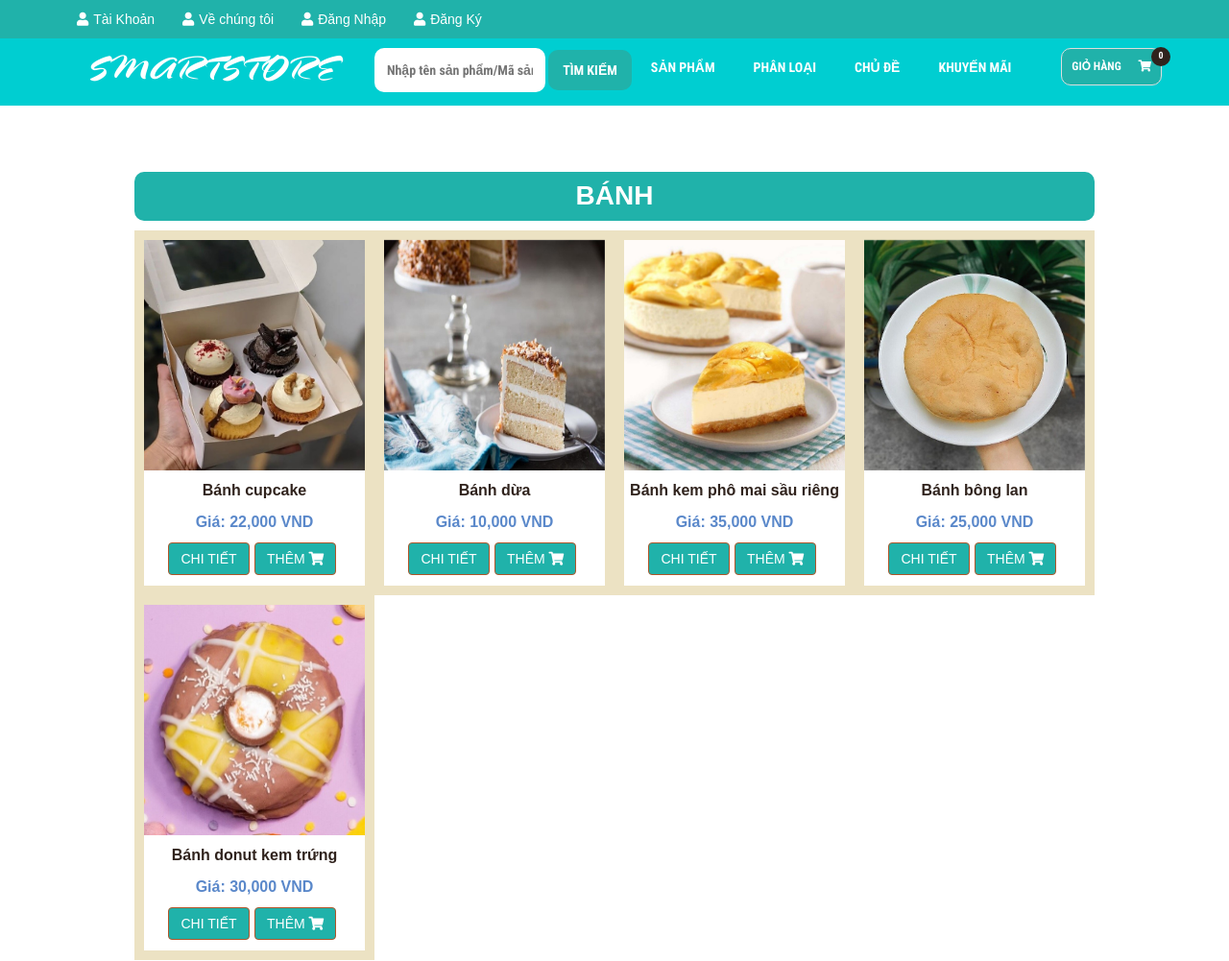
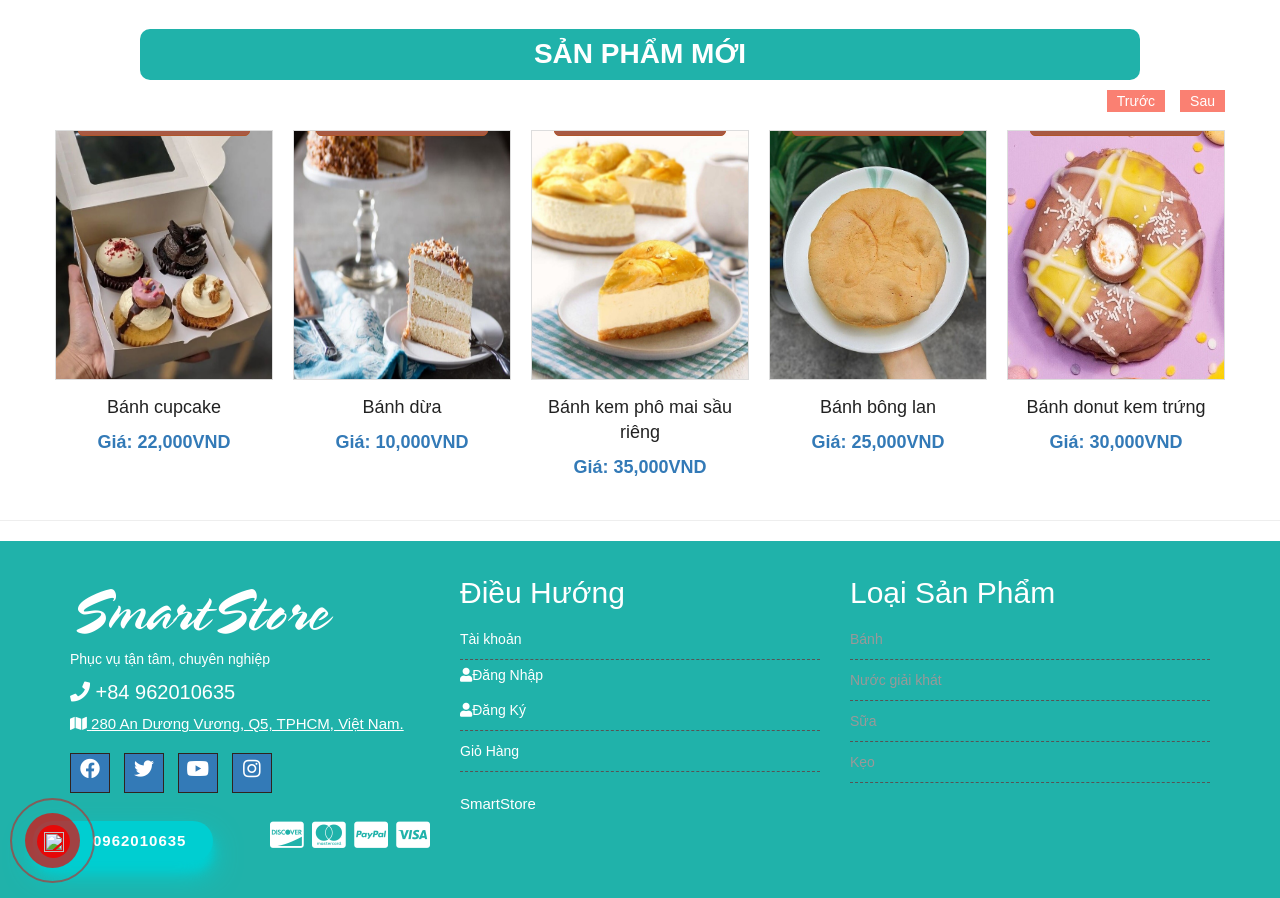
The app's page /index.php?mod=category&act=resultcategory&id=1 with its own data (2 pictures, top to bottom).
### tables this page shows
CREATE TABLE `categories` (
  `CategoryID` int(11) NOT NULL,
  `CategoryName` varchar(255) NOT NULL,
  `Position` int(11) DEFAULT 0
);

CREATE TABLE `products` (
  `ProductID` int(11) NOT NULL,
  `ManufacturerID` int(11) NOT NULL,
  `CategoryID` int(11) NOT NULL,
  `ProductName` varchar(255) NOT NULL,
  `ImageUrl` varchar(255) NOT NULL,
  `Price` int(11) NOT NULL DEFAULT 0,
  `Quantity` int(11) NOT NULL DEFAULT 0,
  `Description` varchar(1000) NOT NULL,
  `Body` text NOT NULL
);

### Controller/Category/Resultcategory.php (called while the page is built)
<?php
	include_once("Model/Category.php");
	include_once("Model/Products.php");
	$cate = new Category();
	$pro = new Products();
	$id = $_GET['id'];
	$result = $pro->getProductsByCateID($id);
	$cateName= $cate->getCateName($id);
	include_once("View/Category/Resultcategory.php");
?>

### Model/Category.php (called while the page is built, shortened)
<?php
	include_once("Model/DataProvider.php");
	class Category{
		private $da;
		function __construct(){
			$this->da=new DataProvider();
		}
		function getCategory(){
			$sql= "Select * from categories";
			return $this->da->FetchAll($sql);
		}
		function getCateName($cateID){
			$sql = "SELECT CategoryName FROM categories WHERE CategoryID=$cateID";
			return $this->da->Fetch($sql);
		}
	}
?>

### Model/DataProvider.php (called while the page is built, shortened)
<?php
	class DataProvider{
		private $link;
		function __construct()
		{
			$this->link=mysqli_connect("localhost","root","","webdack");
		}
		function ExecuteQuery($sql)
		{
			mysqli_query($this->link,"set names utf8");
			return mysqli_query($this->link, $sql);
		}
		function Fetch($sql){
			$rs = $this->ExecuteQuery($sql);
			return mysqli_fetch_assoc($rs);
		}
		function FetchAll($sql){
			$arr=array();
			$r = $this->ExecuteQuery($sql);
			while($row = mysqli_fetch_assoc($r)){
				$arr[]=$row;
			}
			return $arr;
		}
	}
?>

### Model/Products.php (called while the page is built, shortened)
<?php
	include_once("DataProvider.php");
	class Products{
		private $da;
		function __construct(){
			$this->da = new DataProvider();
		}
		function getProductsByCateID($cateID){
			$sql = "SELECT * FROM products WHERE CategoryID=$cateID";
			return $this->da->FetchAll($sql);
		}
		function getProducts1(){
			$sql="Select * from products";
			return $this->da->FetchAll($sql);
		}
	}
?>

### Controller/Products/New.php (called while the page is built)
<?php
	include_once ("Model/Products.php");
	$pro = new Products();
	$rs = $pro->getProducts1();
	include_once ("View/Products/New.php");
?>

### Controller/Category/Categoryfooter.php (called while the page is built)
<?php
	include_once("Model/Category.php");
	$cate = new Category;
	$result = $cate->getCategory();
	include("View/Category/Categoryfooter.php");
?>

### Controller/Category/Category.php (called while the page is built)
<?php
	include_once("Model/Category.php");
	$cate = new Category();
	$result = $cate->getCategory();
	include_once("View/Category/Category.php");
?>

### View/Products/New.php (the view, shortened to what this page needs)
<br>
<div class="maincontent-area">
        <div class="container">
            <div class="row">
                    <div class="latest-product">
                        <center><h2  class="section-title" style="background-color: rgba(32,178,170);">SẢN PHẨM MỚI</h2></center>
                        <div class="product-carousel">
<?php
    foreach($rs as $row){
                echo "<div class=\"single-product\">";
                echo    "<div class=\"product-f-image\">";
                echo        "<img src=\"Upload/{$row['ImageUrl']}\" style=\"height:250px;\">";
                echo        "<div class=\"product-hover\">";
                echo           "<a href=\"Controller/Cart/Add.php?id={$row['ProductID']}\" onclick=\"return insertCart({$row['ProductID']})\" class=\"add-to-cart-link\"><i  class=\"fa fa-shopping-cart\"></i>THÊM VÀO GIỎ HÀNG</a>";
                echo       "</div>";
                echo   "</div>";
                echo    "<h2><a href=\"index.php?mod=products&act=detail&id={$row['ProductID']}\">{$row['ProductName']}</a></h2>";
                echo    "<p>Giá: ".number_format($row["Price"],0)."VND</p>";
                echo "</div>";
    }
?>
                        </div>
                    </div>
                </div>
            </div>
        </div>

### View/Category/Resultcategory.php (shortened to what this page needs)
<br>
<center><h2 class="section-title" style="background-color: rgba(32,178,170)"><?php echo $cateName['CategoryName']; ?></h2></center>
<div class="main-ver2">
      <div class="container">
        <div class="row">
          <div class="owl-carousel fsihots owl-loaded owl-drag">
<?php
    foreach($result as $row){
            echo    "<div class=\"owl-item\" style=\"width: 250px;\">";
            echo    "<div class=\"item center\" style=\"text-align:center\">"   ;
            echo        "<p class=\"fs-icimg\">";
            echo            "<img class=\"lazy\" src=\"Upload/{$row['ImageUrl']}\" title=\"{$row['ProductName']}\">";
            echo        "</p>";
            echo        "<p><a style=\"font-size: 16px; font-weight:bold;\" href=\"index.php?mod=products&act=detail&id={$row['ProductID']}\">{$row['ProductName']}</a></p>";
            echo        "<p style=\"color: #5A88CA;font-size: 16px; font-weight:bold;\">Giá: ".number_format($row['Price'],0)." VND</p>";
            echo            "<div class=\"button\">";
            echo                "<a href=\"index.php?mod=products&act=detail&id={$row['ProductID']}\">";
            echo                "<button type=\"button\" class=\"btn btn-info\" id>CHI TIẾT</button>";
            echo                "</a>";
            echo                "<a href=\"Controller/Cart/Add.php?id={$row['ProductID']}\"  onclick=\"return insertCart({$row['ProductID']})\">";
            echo                    "<button type=\"button\" class=\"btn btn-info\">THÊM <i  class=\"fa fa-shopping-cart\"></i></button>";
            echo                "</a>";
            echo            "</div>";
            echo        "</div>";
            echo    "</div>";
    }
?>
                </div>
            </div>
        </div>
    </div>

### View/Category/Categoryfooter.php
<?php
    foreach ($result as $row) {
    	echo "<li><a href=\"index.php?mod=category&act=resultcategory&id={$row['CategoryID']}\">{$row['CategoryName']}</a></li>";
    }
?>

### css/style.css (style rules this page uses)
img { max-width: 100%; height: auto; }
h1, h2, h3, h4, h5, h6 { margin: 0 0 10px; }
body { font-family:Arial, Helvetica, sans-serif; background-color: #fff; }
.product-f-image { position: relative; }
.product-hover { height: 100%; left: 0; position: absolute; top: 0; width: 100%;overflow: hidden;border: 1px solid #ddd; }
.product-hover:after { background: none repeat scroll 0 0 #000; content: ""; height: 100%; left: -100%; opacity: 0.6; position: absolute; top: 0; width: 100%;transition: .4s; }
.product-hover a { background: none repeat scroll 0 0 #a85943; border-radius: 5px; color: #FFFFFF; display: block; font-size: 16px; left: 10%; margin: 0; padding: 10px; position: absolute; text-align: center; text-transform: uppercase; border: 1px solid #b05529; width: 80%;z-index: 99;transition: .4s; }
.product-hover a.add-to-cart-link { top: -25%; }
.single-product h2 { font-size: 18px; line-height: 25px; margin-bottom: 10px; margin-top: 15px; }
.single-product h2 a { color: #222; }
.single-product p { color: #337ab7; font-size: 18px; font-weight: 600; }
.single-product { overflow: hidden; }
.product-carousel { padding-top: 40px; }
.maincontent-area { padding-bottom: 10px; padding-top:10px; }
.footer-menu ul li { border-bottom: 1px dashed #555; padding: 5px 0; }
.footer-menu a { display: block; padding: 5px 0;color: #999 }
a { color: #30231D }
body { width: 100%; }
.main-ver2 { width: 1000px; height: auto; margin: 0 auto ; }
.main-ver2 img { width: 180px; height: 240px; z-index: -1; }
.main-ver2 .owl-item { height: 380px; border: 10px solid #ece2c3; z-index: -1; }
.btn-info { width: 85px; color: #fff; background-color: rgba(32,178,170)!important; border-color: #B05529; margin-right: 5px; }
.section-title { background-color: #3c2e28 ; color:#fff; padding: 10px; width: 1000px; font-weight: bold; color: #FFFFFF; font-size: 28px; font-family: Arial; border-radius: 10px; text-transform: uppercase; }

### records on screen
categories: CategoryName "BÁNH", CategoryName "Bánh"
products: ImageUrl (picture), ProductName "Bánh cupcake", Price "22,000"
products: ImageUrl (picture), ProductName "Bánh dừa", Price "10,000"
products: ImageUrl (picture), ProductName "Bánh kem phô mai sầu riêng", Price "35,000"
products: ImageUrl (picture), ProductName "Bánh bông lan", Price "25,000"
products: ImageUrl (picture), ProductName "Bánh donut kem trứng", Price "30,000"
categories: CategoryName "Nước giải khát"
categories: CategoryName "Sữa"
categories: CategoryName "Kẹo"
